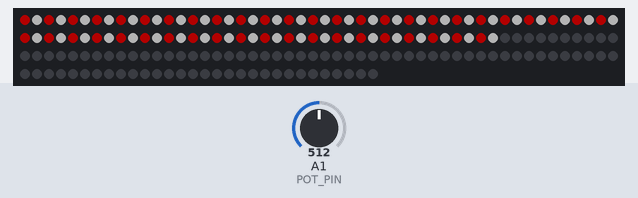
Recording of a sketch running on a simulated Arduino Uno, built with avr-gcc and run on an emulated ATmega328P. On the bench: 180 RGB LEDs in strip order, left to right, continuing on the next row. The inputs (shaded band) are chosen by the test bench; at power-on: A1 (POT_PIN) = 512. Dim RGB values are drawn brighter than linear; what the sketch prints to the serial monitor is not drawn.

Above: at 1.2 s.
1.3 s: A1 (POT_PIN) set to 0
At 2.0 s:
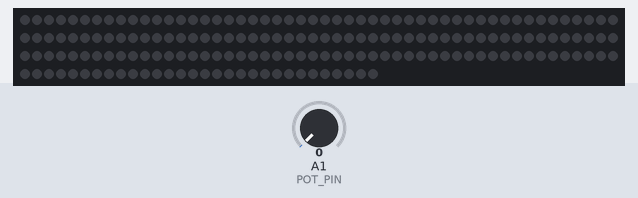
2.8 s: A1 (POT_PIN) set to 1023
At 3.2 s:
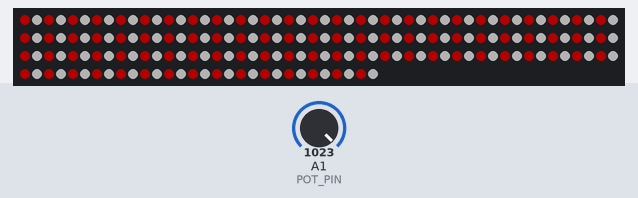
4.3 s: A1 (POT_PIN) set to 900
Timing chart, 0 to 7.3 s (numbered marks = the images above; inputs shaded):
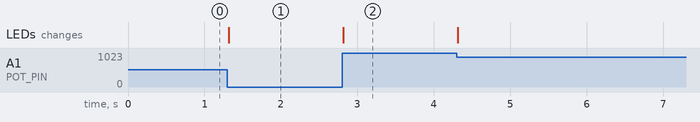

The sketch:

led-ring-test.ino
```cpp
#include <FastLED.h>

// How many leds in your strip?
#define NUM_LEDS 180

#define DATA_PIN 5
#define CLOCK_PIN 13
#define POT_PIN A1
#define BRIGHTNESS 60

// Define the array of leds
CRGB leds[NUM_LEDS];

void setup() {
  FastLED.addLeds < WS2812B, DATA_PIN, GRB > (leds, NUM_LEDS);
  FastLED.setBrightness(BRIGHTNESS);
  pinMode(POT_PIN, INPUT);
  Serial.begin(115200);
  Serial.println(F("Booting up LED tester"));
}

void loop() {
  int potValue = analogRead(POT_PIN);
  int leds_on = map(potValue, 0, 1023, 0, NUM_LEDS);
  for (int i = 0; i < NUM_LEDS; i++) {
    if (i < leds_on) {
      if ( (i % 2) == 0) { // alternate red and white
        leds[i] = CRGB::Red; }
      else{
        leds[i] = CRGB::White;
      }
    } else {
      leds[i] = CRGB::Black;
    }
  }
  FastLED.show();
  delay(10);
}
```

Measured:
- after the input at 1.3 s, the LEDs: change at once (image 1)
- after the input at 2.8 s, the LEDs: change at once (image 2)
